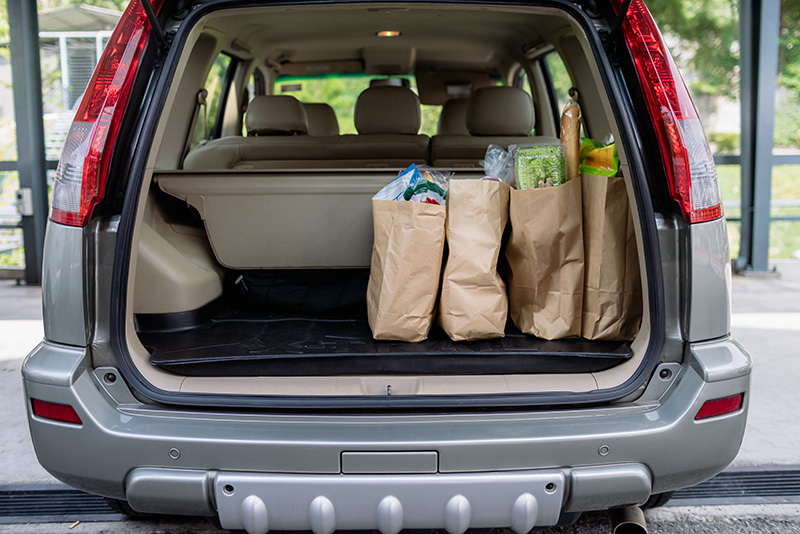
#> input picture safecid/segment_anything/notebooks/images/groceries.jpg, 800 x 534 px, found by its file name
$ python mask_processing.py
#> lines starting #> are read from the running program, lines starting #| are printed output that depends on the picture; after the words box and inside, x2 and y2 are one past the last pixel; in counts of white or black regions, pixels touching at a corner belong together; pictures that were not available may be replaced by others from this repository, and a replacement may not be noted
import cv2
from matplotlib import pyplot as plt
import PIL.Image as Image
import numpy as np


def crop_for_filling_pre(image: np.array, mask: np.array, crop_size: int = 512):
    # Calculate the aspect ratio of the image
    height, width = image.shape[:2]
    aspect_ratio = float(width) / float(height)

    # If the shorter side is less than 512, resize the image proportionally
    if min(height, width) < crop_size:
        if height < width:
            new_height = crop_size
            new_width = int(new_height * aspect_ratio)
        else:
            new_width = crop_size
            new_height = int(new_width / aspect_ratio)

        image = cv2.resize(image, (new_width, new_height))
        mask = cv2.resize(mask, (new_width, new_height))

    # Find the bounding box of the mask
    x, y, w, h = cv2.boundingRect(mask)

    # Update the height and width of the resized image
    height, width = image.shape[:2]

    # # If the 512x512 square cannot cover the entire mask, resize the image accordingly
    if w > crop_size or h > crop_size:
        # padding to square at first
        if height < width:
            padding = width - height
            image = np.pad(image, ((padding // 2, padding - padding // 2), (0, 0), (0, 0)), 'constant')
            mask = np.pad(mask, ((padding // 2, padding - padding // 2), (0, 0)), 'constant')
        else:
            padding = height - width
            image = np.pad(image, ((0, 0), (padding // 2, padding - padding // 2), (0, 0)), 'constant')
            mask = np.pad(mask, ((0, 0), (padding // 2, padding - padding // 2)), 'constant')

        resize_factor = crop_size / max(w, h)
        image = cv2.resize(image, (0, 0), fx=resize_factor, fy=resize_factor)
        mask = cv2.resize(mask, (0, 0), fx=resize_factor, fy=resize_factor)
        x, y, w, h = cv2.boundingRect(mask)

    # Calculate the crop coordinates
    crop_x = min(max(x + w // 2 - crop_size // 2, 0), width - crop_size)
    crop_y = min(max(y + h // 2 - crop_size // 2, 0), height - crop_size)

    # Crop the image
    cropped_image = image[crop_y:crop_y + crop_size, crop_x:crop_x + crop_size]
    cropped_mask = mask[crop_y:crop_y + crop_size, crop_x:crop_x + crop_size]

    return cropped_image, cropped_mask


def crop_for_filling_post(
        image: np.array,
        mask: np.array,
        filled_image: np.array,
        crop_size: int = 512,
):
    image_copy = image.copy()
    mask_copy = mask.copy()
    # Calculate the aspect ratio of the image
    height, width = image.shape[:2]
    height_ori, width_ori = height, width
    aspect_ratio = float(width) / float(height)

    # If the shorter side is less than 512, resize the image proportionally
    if min(height, width) < crop_size:
        if height < width:
            new_height = crop_size
            new_width = int(new_height * aspect_ratio)
        else:
            new_width = crop_size
            new_height = int(new_width / aspect_ratio)

        image = cv2.resize(image, (new_width, new_height))
        mask = cv2.resize(mask, (new_width, new_height))

    # Find the bounding box of the mask
    x, y, w, h = cv2.boundingRect(mask)

    # Update the height and width of the resized image
    height, width = image.shape[:2]

    # # If the 512x512 square cannot cover the entire mask, resize the image accordingly
    if w > crop_size or h > crop_size:
        flag_padding = True
        # padding to square at first
        if height < width:
            padding = width - height
            image = np.pad(image, ((padding // 2, padding - padding // 2), (0, 0), (0, 0)), 'constant')
            mask = np.pad(mask, ((padding // 2, padding - padding // 2), (0, 0)), 'constant')
            padding_side = 'h'
        else:
            padding = height - width
            image = np.pad(image, ((0, 0), (padding // 2, padding - padding // 2), (0, 0)), 'constant')
            mask = np.pad(mask, ((0, 0), (padding // 2, padding - padding // 2)), 'constant')
            padding_side = 'w'

        resize_factor = crop_size / max(w, h)
        image = cv2.resize(image, (0, 0), fx=resize_factor, fy=resize_factor)
        mask = cv2.resize(mask, (0, 0), fx=resize_factor, fy=resize_factor)
        x, y, w, h = cv2.boundingRect(mask)
    else:
        flag_padding = False

    # Calculate the crop coordinates
    crop_x = min(max(x + w // 2 - crop_size // 2, 0), width - crop_size)
    crop_y = min(max(y + h // 2 - crop_size // 2, 0), height - crop_size)

    # Fill the image
    image[crop_y:crop_y + crop_size, crop_x:crop_x + crop_size] = filled_image
    if flag_padding:
        image = cv2.resize(image, (0, 0), fx=1 / resize_factor, fy=1 / resize_factor)
        if padding_side == 'h':
            image = image[padding // 2:padding // 2 + height_ori, :]
        else:
            image = image[:, padding // 2:padding // 2 + width_ori]

    image = cv2.resize(image, (width_ori, height_ori))

    image_copy[mask_copy == 255] = image[mask_copy == 255]
    return image_copy


if __name__ == '__main__':
    # image = cv2.imread('example/boat.jpg')
    # mask = cv2.imread('example/boat_mask_2.png', cv2.IMREAD_GRAYSCALE)
    image = cv2.imread('./example/groceries.jpg')
#> image is the input picture: shape (534, 800, 3); mean B, G, R 102.9, 105.7, 109.5
    mask = cv2.imread('example/groceries_mask_2.png', cv2.IMREAD_GRAYSCALE)
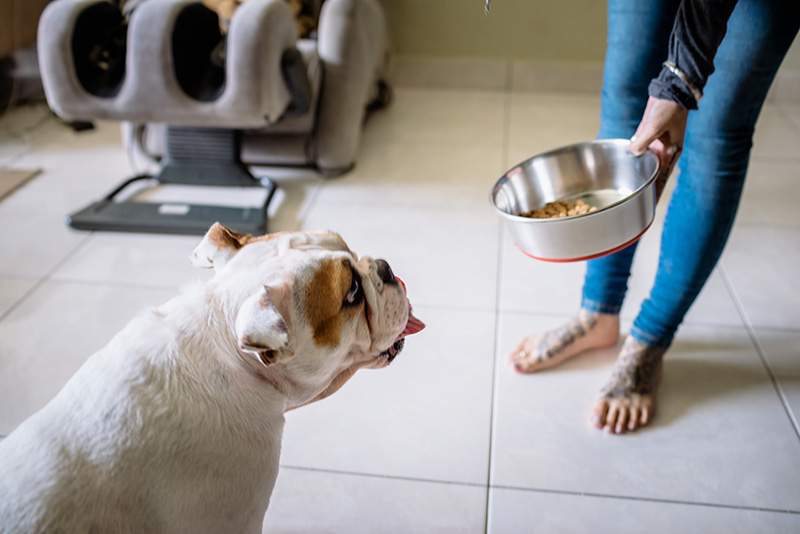
#> input picture safecid/segment_anything/notebooks/images/dog.jpg, 800 x 534 px, given in place of groceries_mask_2.png, which was not available
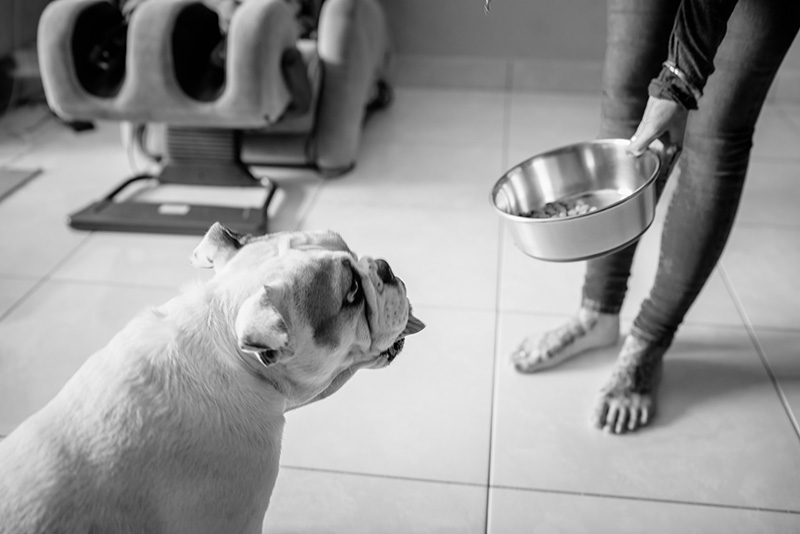
#> mask: shape (534, 800); min 0, max 255, mean 149.2
    # [6 lines of commented-out code are left out]

    cropped_image, cropped_mask = crop_for_filling_pre(image, mask)
#> in crop_for_filling_pre, `x, y, w, h = cv2.boundingRect(mask)`: x = 0; w = 800; h = 534
#> in crop_for_filling_pre, `image = np.pad(image, ((padding // 2, padding - padding // 2), (0, 0),..`:
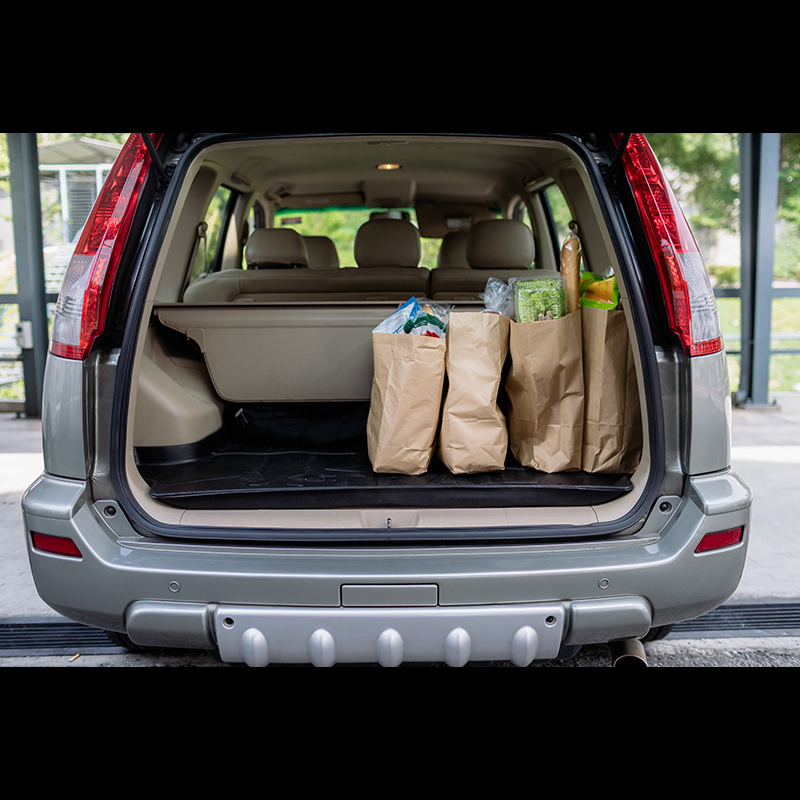
#> image: shape (800, 800, 3); mean of channels 0, 1, 2 68.7, 70.6, 73.1; drawn as B, G, R
#> in crop_for_filling_pre, `mask = np.pad(mask, ((padding // 2, padding - padding // 2), (0, 0)), ..`:
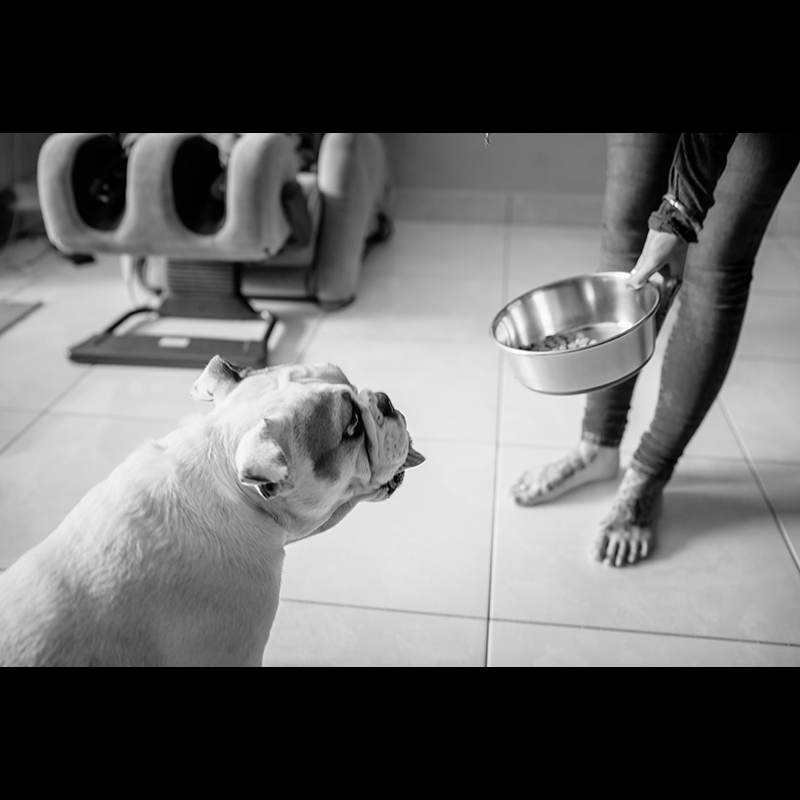
#> mask: shape (800, 800); min 0, max 255, mean 99.6
#> in crop_for_filling_pre, `resize_factor = crop_size / max(w, h)`: resize_factor = 0.64
#> in crop_for_filling_pre, `x, y, w, h = cv2.boundingRect(mask)`: y = 85; w = 512; h = 342
#> in crop_for_filling_pre, `crop_x = min(max(x + w // 2 - crop_size // 2, 0), width - crop_size)`: crop_x = 0
    # ^ ------------------------------------------------------------------------------------
    # ^ Please conduct inpainting or filling here on the cropped image with the cropped mask
    # ^ ------------------------------------------------------------------------------------

    # e.g.
    # cropped_image[cropped_mask==255] = 0
    cv2.imwrite('cropped_image.jpg', cropped_image)
    cv2.imwrite('cropped_mask.jpg', cropped_mask)
    print(cropped_image.shape)
#| (512, 512, 3)
    print(cropped_mask.shape)
#| (512, 512)

    image = crop_for_filling_post(image, mask, cropped_image)
#> in crop_for_filling_post, `x, y, w, h = cv2.boundingRect(mask)`: w = 800; h = 534
#> in crop_for_filling_post, `resize_factor = crop_size / max(w, h)`: resize_factor = 0.64
#> in crop_for_filling_post, `x, y, w, h = cv2.boundingRect(mask)`: y = 85; w = 512; h = 342
#> in crop_for_filling_post, `crop_x = min(max(x + w // 2 - crop_size // 2, 0), width - crop_size)`: crop_x = 0
#> in crop_for_filling_post, `image_copy[mask_copy == 255] = image[mask_copy == 255]`: image_copy: shape (534, 800, 3); under 0.01% of pixels changed, all inside (x1, y1, x2, y2) = (517, 140, 632, 220)
    cv2.imwrite('filled_image.jpg', image)
    print(image.shape)
#| (534, 800, 3)
